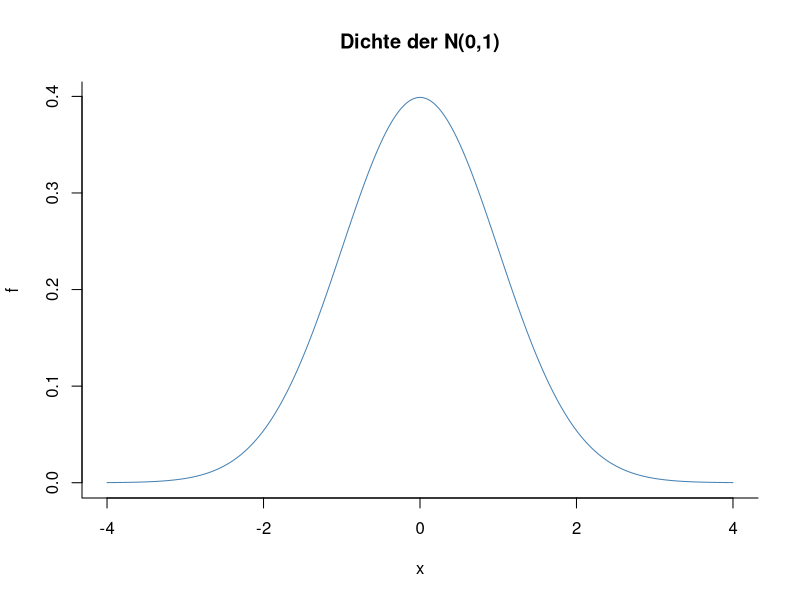
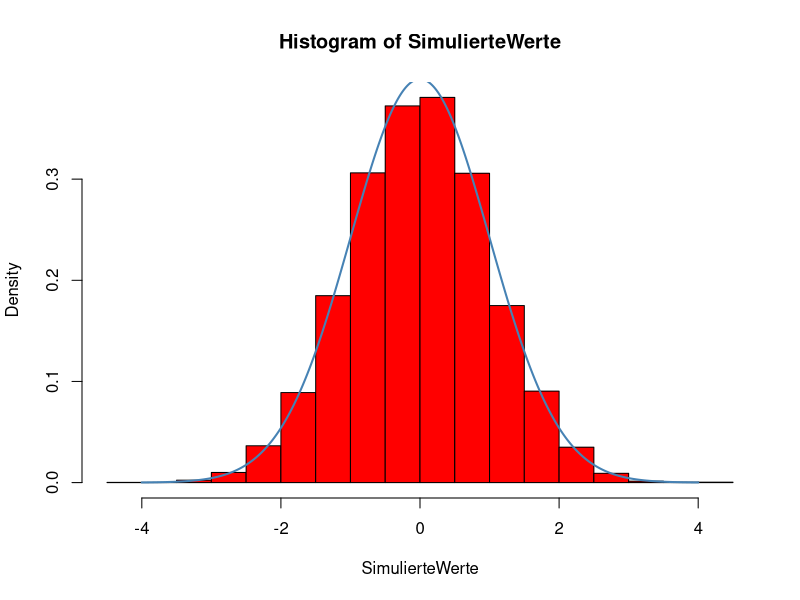

Reproduce these figures in R, in order.
# Normalverteilung
# Autor: Manfred Jäger-Ambrozewicz

xAchse <- seq(from = -4, to = 4, by = 0.01)
DichteSN <- dnorm(xAchse,mean = 0, sd =1)  

plot(xAchse,DichteSN,
     bty = "L",
     type = "l",
     xlab = "x",
     ylab = "f",
     main = "Dichte der N(0,1)",
     col = "steelblue")

SimulierteWerte <- rnorm(10000,mean = 0, sd =1)
hist(SimulierteWerte,freq = FALSE,
     col = "red")
lines(xAchse, DichteSN,
      col = "steelblue",
      lwd = 2)
